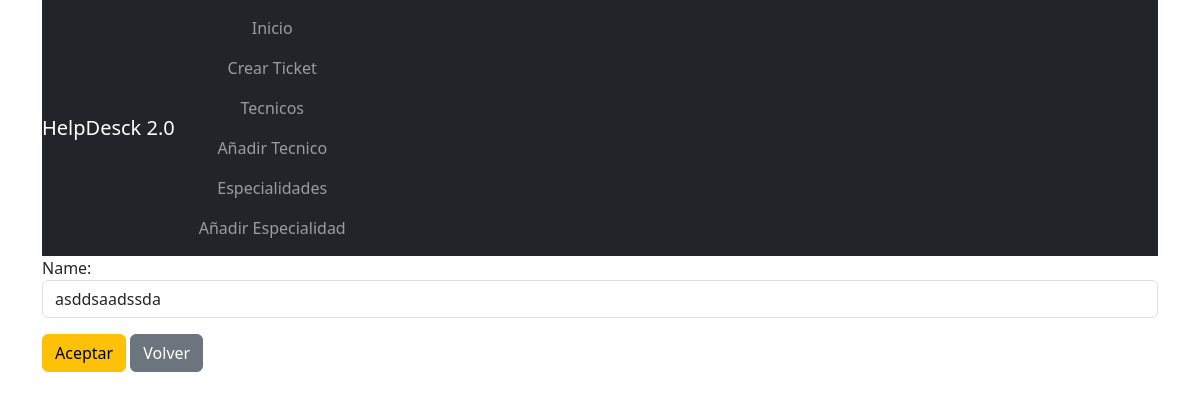
Page /speciality_edite/1/ on the earlier database version.
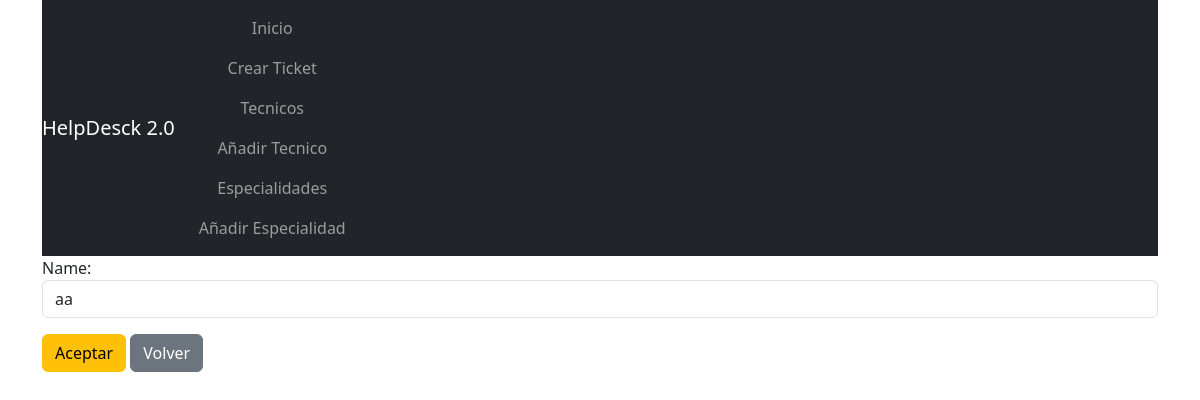
Same page on the later database version.
### core/models.py (models this page shows, shortened)
class Speciality(models.Model):
    name = models.CharField(verbose_name="Name",max_length=50)

### core/views.py (the view)
# urls.py: path("speciality_edite/<int:pk>/",views.SpecialityUpdateView.as_view(),name="speciality_edit"),
class SpecialityUpdateView(UpdateView):
    model = Speciality
    form_class = SpecialityForm
    template_name = "speciality_form.html"
    success_url = reverse_lazy("speciality_list")

### core/forms.py
class SpecialityForm(forms.ModelForm):
    class Meta:
        model = Speciality
        fields = ["name"]
        widgets = {"name":forms.TextInput(attrs={"class":"form-control"})}

### core/templates/speciality_form.html (shortened to what this page needs)
{% extends "base.html" %}
{% block content %}
<form action="" method="post">
    {{ form.as_p }}
    <button type="submit" class="btn btn-warning">Aceptar</button>
    <a href="{% url 'speciality_list' %}" class="btn btn-secondary">Volver</a>
</form>
{% endblock %}

Differences in the rows shown:
changed Speciality: name "asddsaadssda" → "aa"
